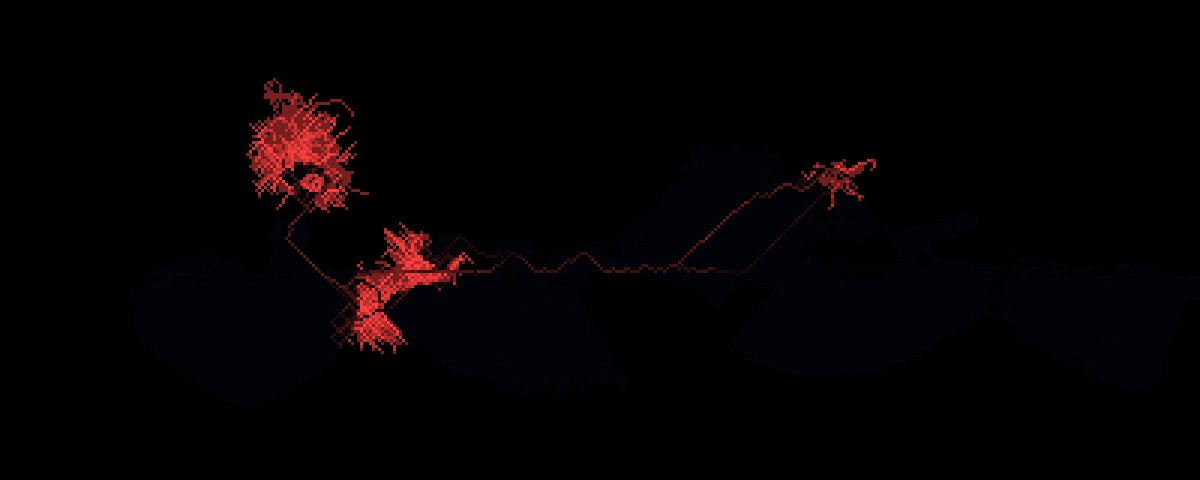
#> input picture data/compare_init_with_100.jpg, 1200 x 480 px
$ python setup_detection.py --input ../data/compare_init_with_100.jpg
#> lines starting #> are read from the running program, lines starting #| are printed output that depends on the picture
# Copyright (C) 2019 - UMons
#
# This library is free software; you can redistribute it and/or
# modify it under the terms of the GNU Lesser General Public
# License as published by the Free Software Foundation; either
# version 2.1 of the License, or (at your option) any later version.
#
# This library is distributed in the hope that it will be useful,
# but WITHOUT ANY WARRANTY; without even the implied warranty of
# MERCHANTABILITY or FITNESS FOR A PARTICULAR PURPOSE.  See the GNU
# Lesser General Public License for more details.
#
# You should have received a copy of the GNU Lesser General Public
# License along with this library; if not, write to the Free Software
# Foundation, Inc., 51 Franklin Street, Fifth Floor, Boston, MA  02110-1301  USA

import argparse
import cv2
import json


def main():

    ap = argparse.ArgumentParser()
    ap.add_argument("-i", "--input", default='data/_MG_0133.JPG', help="input image")
    ap.add_argument("-s", "--scale", type=float, default=0.25, help="based on the image shapes, scale the results by this factor")
    ap.add_argument("-f", "--file", type=str, default="setup.json", help="name file to save setup")

    args = vars(ap.parse_args())

    img = cv2.imread(args["input"])
#> img is the input picture: shape (480, 1200, 3); mean B, G, R 2.7, 1.7, 4.7
    height, width, _ = img.shape
#> height = 480; width = 1200
    scale = args["scale"]

    window_name = "Setup"
    cv2.namedWindow(window_name)
    show_menu()

    food_color = FoodColor(img, scale, window_name)
    board_setup = BoardLimits(img, scale, window_name)

    done = False
    state = 0
    while not done:
        key = cv2.waitKey(10)
#> (key q is pressed here)

        if state == 0:
            if key == ord("q"):
                done = True

            elif key == ord("1"):
                state = 1
                board_setup.clear()
                board_setup.help()
                cv2.setMouseCallback(window_name, board_setup.on_mouse)

            elif key == ord("2"):
                state = 2
                food_color.clear()
                food_color.help()
                cv2.setMouseCallback(window_name, food_color.on_mouse)

            elif key == ord("s"):
                with open(args["file"], "w") as file:
                    json.dump({**board_setup.toJSON(), **food_color.toJSON()}, file)
                done = True

        if state == 1:
            board_setup.draw()
            if board_setup.done:
                state = 0
                show_menu()

        elif state == 2:
            food_color.draw()
            if food_color.done:
                state = 0
                show_menu()

        else:
            cv2.imshow(window_name, cv2.resize(img, (0, 0), fx=scale, fy=scale))
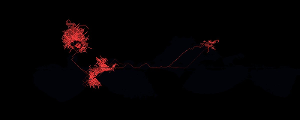
#> window 'Setup': shape (120, 300, 3); mean B, G, R 2.8, 1.7, 4.7
            cv2.setMouseCallback(window_name, null_callback)


def show_menu():
    print("\nCommands : ")
    print("\tPress '1' to setup board limits")
    print("\tPress '2' to setup food color")
    print("\tPress 's' to save & quit")
    print("\tPress 'q' to quit without saving")


def null_callback(event, x, y, flags, param):
    return


class BoardLimits:

    def __init__(self, img, scale, window_name):
        self.limits = []
        self.max_limits = 4
        self.middle = []
        self.max_middle = 2
        self.adjusted_middle = []
        self.orig = img
        self.img = img.copy()
        self.scale = scale
        self.window_name = window_name
        self.done = False
        self.limits_drawn = False
        self.middle_drawn = False

    # [33 lines left out: functions add_limit, add_middle, draw, not called in this run]

    def enough_data(self):
        return len(self.limits) == self.max_limits and len(self.middle) == self.max_middle

    def compute(self):
        return self.limits, self.middle

    def toJSON(self):
        return {'Limits': self.limits, 'Middle': self.middle, 'Adjusted': self.adjusted_middle}

    # [39 lines left out: functions project_point, help, clear, on_mouse, confirm, not called in this run]


class FoodColor:

    def __init__(self, img, scale, window_name, max_qt=0):
        self.colors = []
        self.orig = img
        self.img = img.copy()
        self.scale = scale
        self.max_qt = max_qt
        self.window_name = window_name
        self.done = False

    # [51 lines left out: functions add, draw, enough_data, compute, toJSON, help and 1 more, not called in this run]

    def on_mouse(self, event, x, y, flags, param):
        if event == cv2.EVENT_LBUTTONUP and not self.enough_data() :
            self.add(x, y)

    # [9 lines left out: function confirm, not called in this run]


if __name__ == "__main__":
    main()

$ run again, on example/test-compare.jpg
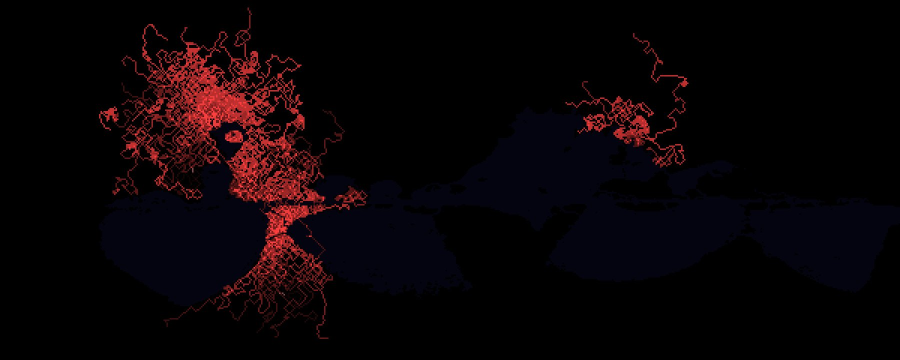
#> input picture example/test-compare.jpg, 1800 x 720 px (shown at 1/2 size)
#> in main, img is the input picture: shape (720, 1800, 3); mean B, G, R 5.8, 3.4, 10
#> in main, `cv2.imshow(window_name, cv2.resize(img, (0, 0), fx=scale, fy=scale))`:
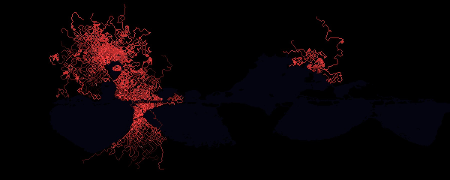
#> window 'Setup': shape (180, 450, 3); mean B, G, R 5.9, 3.4, 10
